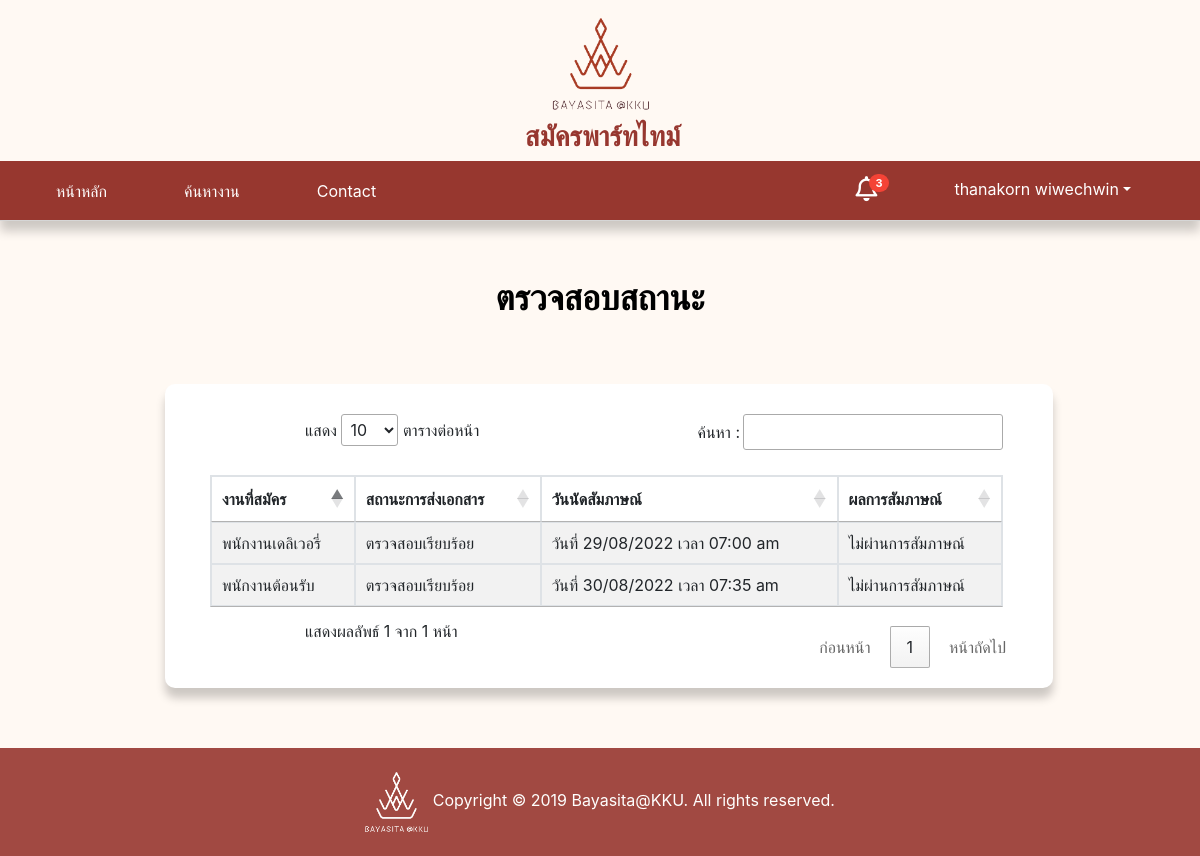
Screenshot of /user_status.php (signed in) with the database file from the repository.
### tables this page shows
CREATE TABLE `applicant` (
  `Applicant_ID` int(11) NOT NULL,
  `Applicant_Gender` varchar(50) NOT NULL,
  `Applicant_Cardid` varchar(13) NOT NULL,
  `Applicant_Fname` varchar(50) NOT NULL,
  `Applicant_Prefix` varchar(10) NOT NULL,
  `Applicant_Lname` varchar(50) NOT NULL,
  `Applicant_Email` varchar(70) NOT NULL,
  `Applicant_Birthday` date NOT NULL,
  `Applicant_Address` varchar(250) NOT NULL,
  `Applicant_Tel` varchar(10) NOT NULL,
  `Applicant_Fact` varchar(100) NOT NULL,
  `Applicant_Dept` varchar(100) NOT NULL,
  `Applicant_Class` varchar(30) NOT NULL,
  `Applicant_Date` timestamp NOT NULL DEFAULT current_timestamp() ON UPDATE current_timestamp(),
  `Applicant_Education` varchar(200) NOT NULL,
  `Applicant_Grade` varchar(10) NOT NULL,
  `Applicant_Yearend` varchar(10) NOT NULL,
  `Applicant_Type` int(2) NOT NULL,
  `Status` varchar(50) NOT NULL DEFAULT 'รอตรวจสอบ',
  `User_username` varchar(45) NOT NULL,
  `Job_ID` int(11) NOT NULL,
  `interview_date` date DEFAULT NULL,
  `interview_time` time DEFAULT NULL,
  `interview_status` varchar(45) NOT NULL DEFAULT '-'
);

CREATE TABLE `job` (
  `Job_ID` int(11) NOT NULL,
  `Job_Topic` varchar(99) NOT NULL,
  `Job_Type` varchar(90) NOT NULL,
  `Job_Result` varchar(50) NOT NULL,
  `Job_Amount` varchar(50) NOT NULL,
  `Job_Time` varchar(50) NOT NULL,
  `Job_Salary` varchar(50) NOT NULL,
  `Job_Dayoff` varchar(50) NOT NULL,
  `Job_Gender` varchar(30) NOT NULL,
  `Job_Age` varchar(50) NOT NULL,
  `Job_Education` varchar(50) NOT NULL,
  `Job_Duty` varchar(150) NOT NULL,
  `Job_Date` timestamp NOT NULL DEFAULT current_timestamp() ON UPDATE current_timestamp()
);

### user_status.php (the view, shortened to what this page needs)
<!DOCTYPE html>
<html lang="en">
<head>
    <link rel="stylesheet" href="css/user_status.css">
    <link href='https://unpkg.com/boxicons@2.0.7/css/boxicons.min.css' rel='stylesheet'>
    <?php
    include "./user_navbar.php";
    ?>
    <link rel="stylesheet" type="text/css" href="https://cdn.datatables.net/1.10.21/css/jquery.dataTables.min.css" />
</head>
<body>
    <div class="container">
        <div style="height:50px;"></div>
        <div class="well" >
            <span style="font-size:35px; color:#000">
                <center><strong>ตรวจสอบสถานะ</strong></center>
            </span>
            <div class="appeal-container">
                <div class="appeal-content">
                    <div class="appeal-content-info">
                        <table id="myTable" class="table table-striped table-bordered table-hover" style="margin-left: -95px;">
                            <thead>
                                <th>งานที่สมัคร</th>
                                <th>สถานะการส่งเอกสาร</th>
                                <th>วันนัดสัมภาษณ์</th>
                                <th>ผลการสัมภาษณ์</th>
                            </thead>
                            <tbody>
                                <?php
                                include('./config/db.php');
                                $User_username = $_SESSION['username'];
                                $query = mysqli_query($conn, "select applicant.* ,job.Job_Type from applicant join job on (applicant.Job_id= job.Job_ID) where User_username = '$User_username'");
                                while ($row = mysqli_fetch_array($query)) {
                                ?>
                                    <td><?php echo $row['Job_Type']; ?></td>
                                    <td><?php echo $row['Status']; ?></td>
                                    <td>
                                        <?php
                                        if ($row['interview_date'] && $row['interview_time'] != "null") {
                                            echo 'วันที่ ' . date("d/m/Y", strtotime($row['interview_date'])) . ' เวลา ' . date("h:i a", strtotime($row['interview_time']));
                                        } else {
                                            echo '-';
                                        }
                                        ?>
                                    </td>
                                    <td><?php echo $row['interview_status']; ?></td>
                            </tbody>
                        <?php
                                }
                        ?>
                        </table>
                    </div>
                </div>
            </div>
        </div>
    </div>
    <footer>
        <div class="ft">
            <img src="./img/bayasitaW.png" alt="">
            Copyright © 2019 Bayasita@KKU. All rights reserved.
        </div>
    </footer>
</body>
</html>

### user_navbar.php (shortened to what this page needs)
<!DOCTYPE html>
<html lang="en">
<head>
    <link rel="stylesheet" href="./CSS/user_navbar.css">
    <link rel="stylesheet" href="https://stackpath.bootstrapcdn.com/bootstrap/4.5.0/css/bootstrap.min.css">
    <link rel="stylesheet" href="https://maxcdn.bootstrapcdn.com/font-awesome/4.7.0/css/font-awesome.min.css">
</head>
<body>
    <div class="header">
        <ul class="nav justify-content-center">
            <div class="item">
                <img src="./img/BayasitaD.png" alt="">
                <h3><b>สมัครพาร์ทไทม์</b></h3>
            </div>
        </ul>
    </div>
    <div id="navbar">
    <nav class="navbar navbar-expand-lg navbar-light ">
        <div class="collapse navbar-collapse" id="navbarSupportedContent">
            <ul class="navbar-nav mr-auto">
                <li class="nav-item">
                    <a class="nav-link" href="./userpage.php">หน้าหลัก</a>
                </li>
                <li class="nav-item">
                    <a class="nav-link" href="#">ค้นหางาน</a>
                </li>
                <li class="nav-item">
                    <a class="nav-link " href="#">Contact</a>
                </li>
            </ul>
            <div class="navbar-nav ml-auto">
                <a href="#" class="nav-item nav-link notifications"><i class="fa fa-bell-o"></i><span class="badge">3</span></a>
                <div class="nav-item dropdown">
                    <a href="#" data-toggle="dropdown" class="nav-link dropdown-toggle user-action"><?php echo $_SESSION['name']; ?><b class="caret"></b></a>
                </div>
            </div>
    </nav>
    </div>
</body>
</html>

### css/user_status.css (style rules this page uses)
body { background-color: #fff9f3 !important; font-family: sans-serif; }
strong { margin-top: 40px; }
.appeal-container { margin-left: 100px; padding-top: 40px; width: 80%; height: auto; }
.appeal-content { background-color: #fff; border-radius: 10px; box-shadow: 0 10px 10px rgba(0, 0, 0, 0.2); display: flex; max-width: 100%; margin: 20px; overflow: hidden; width: 100%; }
.appeal-content-info { padding: 20px; position: relative; width: 100%; }
footer { margin-top: 5%; text-align: center end; padding: 2%; background-color: #97372f; color: white; box-shadow: 0 10px 10px rgba(0, 0, 0, 0.2); opacity: 0.9; }
.ft { text-align: center; }
.ft img { height: 60px; }

### css/user_navbar.css (style rules this page uses)
body { background: #fff9f3 !important; margin: 0; font-family: sans-serif; }
.header { color: #97372f; text-align: center; }
.item img { margin-top: 15px; width: 100px; }
.item h3 { text-align: center; position: relative; margin-top: 5%; margin-left: 5px; color: #97372f; }
.navbar .collapse .navbar-nav .nav-link { color: #fff; }
.navbar .collapse .navbar-nav a { color: #000; }
.navbar .collapse .navbar-nav .nav-item { color: #fff; margin-left: 16px; margin-right: 45px; }
#navbar { z-index: 1000; }
.navbar { background: #97372f; padding-left: 16px; padding-right: 16px; border-bottom: 1px solid #d6d6d6; box-shadow: 0 10px 10px rgba(0, 0, 0, 0.2); }
.navbar .nav-item i { font-size: 25px; }
.navbar .badge { color: #fff; background: #f44336; font-size: 11px; border-radius: 20px; position: absolute; min-width: 10px; padding: 4px 6px 0; min-height: 18px; top: 5px; }
.navbar a.notifications, .navbar a.messages { position: relative; margin-right: 10px; }
.navbar a.notifications .badge { margin-left: -8px; }

### rows the page displays
applicant: Job_ID.Job_Type "พนักงานเดลิเวอรี่", Status "ตรวจสอบเรียบร้อย", interview_date "29/08/2022", interview_time "07:00 am", interview_status "ไม่ผ่านการสัมภาษณ์"
applicant: Job_ID.Job_Type "พนักงานต้อนรับ", Status "ตรวจสอบเรียบร้อย", interview_date "30/08/2022", interview_time "07:35 am", interview_status "ไม่ผ่านการสัมภาษณ์"

### other values shown
$_SESSION['name'] "thanakorn wiwechwin"
